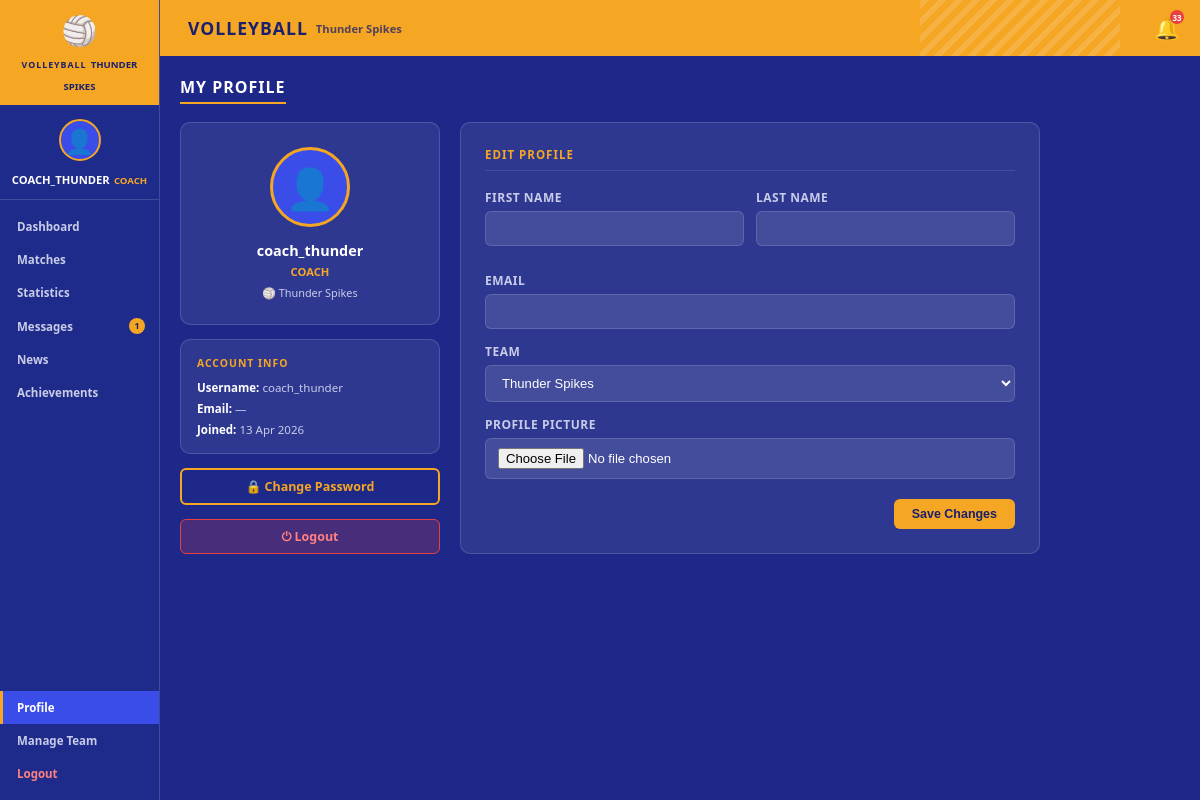
The app's page /profile/ (signed in) with its own data.
### scheduling/models.py (models this page shows, shortened)
class UserProfile(models.Model):
    ROLE_CHOICES = [
        ('player', 'Player'),
        ('captain', 'Captain'),
        ('coach', 'Coach'),
        ('parent', 'Parent'),
        ('manager', 'Manager'),
    ]
    user = models.OneToOneField(User, on_delete=models.CASCADE, related_name='profile')
    role = models.CharField(max_length=20, choices=ROLE_CHOICES, default='player')
    team = models.ForeignKey(Team, on_delete=models.SET_NULL, null=True, blank=True, related_name='members')
    avatar = models.ImageField(upload_to='avatars/', null=True, blank=True)

class Team(models.Model):
    name = models.CharField(max_length=100)
    created_at = models.DateTimeField(auto_now_add=True)
    def __str__(self):
        return self.name

### accounts/views.py (the view)
# urls.py: path('profile/',         views.profile_view,         name='profile'),
@login_required
def profile_view(request):
    profile, _ = UserProfile.objects.get_or_create(user=request.user)
    if request.method == 'POST':
        form = ProfileUpdateForm(request.POST, request.FILES, instance=profile, user=request.user)
        if form.is_valid():
            request.user.first_name = form.cleaned_data['first_name']
            request.user.last_name  = form.cleaned_data['last_name']
            request.user.email      = form.cleaned_data['email']
            request.user.save()
            form.save()
            messages.success(request, "Profile updated successfully.")
            return redirect('profile')
    else:
        form = ProfileUpdateForm(instance=profile, user=request.user)
    return render(request, 'accounts/profile.html', {
        'form': form,
        'profile': profile,
        'active_page': 'profile',
    })

### accounts/forms.py
class ProfileUpdateForm(forms.ModelForm):
    first_name = forms.CharField(
        required=False,
        widget=forms.TextInput(attrs={'class': 'form-input'}),
    )
    last_name = forms.CharField(
        required=False,
        widget=forms.TextInput(attrs={'class': 'form-input'}),
    )
    email = forms.EmailField(
        required=False,
        widget=forms.EmailInput(attrs={'class': 'form-input'}),
    )
    team = forms.ModelChoiceField(
        queryset=Team.objects.all(),
        required=False,
        empty_label='— No team —',
        widget=forms.Select(attrs={'class': 'form-input'}),
    )
    avatar = forms.ImageField(
        required=False,
        widget=forms.FileInput(attrs={'class': 'form-input'}),
    )
    class Meta:
        model = UserProfile
        fields = ['team', 'avatar']
    def __init__(self, *args, user=None, **kwargs):
        super().__init__(*args, **kwargs)
        if user:
            self.fields['first_name'].initial = user.first_name
            self.fields['last_name'].initial = user.last_name
            self.fields['email'].initial = user.email

### volleyball_project/templates/accounts/profile.html (shortened to what this page needs)
{% extends 'base.html' %}
{% load static %}
{% block page_title %}VOLLEYBALL{% endblock %}
{% block page_subtitle %}{{ request.user.profile.team.name|default:"TEAM NAME" }}{% endblock %}
{% block content %}
<div class="section-header">
    <h2 class="section-title">MY PROFILE</h2>
</div>
<div style="display:grid; grid-template-columns:260px 1fr; gap:20px; max-width:860px;">
    <div style="display:flex; flex-direction:column; gap:14px;">
        <div style="background:rgba(255,255,255,0.08); border-radius:10px; padding:24px; border:1px solid rgba(255,255,255,0.15); text-align:center;">
            <div style="width:80px; height:80px; border-radius:50%; background:var(--blue-light); margin:0 auto 14px; display:flex; align-items:center; justify-content:center; font-size:2.5rem; border:3px solid var(--orange); overflow:hidden;">
                {% if profile.avatar %}
                    <img src="{{ profile.avatar.url }}" alt="avatar" style="width:100%; height:100%; object-fit:cover;">
                {% else %}
                    👤
                {% endif %}
            </div>
            <div style="font-size:0.9rem; font-weight:800; color:var(--white);">{{ request.user.get_full_name|default:request.user.username }}</div>
            <div style="font-size:0.7rem; color:var(--orange); font-weight:700; margin-top:4px; text-transform:uppercase;">{{ profile.get_role_display }}</div>
            {% if profile.team %}
            <div style="font-size:0.68rem; color:var(--gray-mid); margin-top:6px;">🏐 {{ profile.team.name }}</div>
            {% endif %}
        </div>
        <div style="background:rgba(255,255,255,0.08); border-radius:10px; padding:16px; border:1px solid rgba(255,255,255,0.15);">
            <div style="font-size:0.65rem; font-weight:800; color:var(--orange); text-transform:uppercase; letter-spacing:1px; margin-bottom:10px;">Account Info</div>
            <div style="font-size:0.72rem; color:var(--gray-mid); margin-bottom:6px;">
                <span style="color:var(--white); font-weight:600;">Username:</span> {{ request.user.username }}
            </div>
            <div style="font-size:0.72rem; color:var(--gray-mid); margin-bottom:6px;">
                <span style="color:var(--white); font-weight:600;">Email:</span> {{ request.user.email|default:"—" }}
            </div>
            <div style="font-size:0.72rem; color:var(--gray-mid);">
                <span style="color:var(--white); font-weight:600;">Joined:</span> {{ request.user.date_joined|date:"d M Y" }}
            </div>
        </div>
        <a href="{% url 'change_password' %}" class="btn btn-outline" style="text-align:center;">🔒 Change Password</a>
        <a href="{% url 'logout' %}" class="btn" style="text-align:center; background:rgba(232,64,64,0.2); border:1px solid #e84040; color:#ff8080;">⏻ Logout</a>
    </div>
    <div style="background:rgba(255,255,255,0.08); border-radius:10px; padding:24px; border:1px solid rgba(255,255,255,0.15);">
        <div style="font-size:0.72rem; font-weight:800; color:var(--orange); text-transform:uppercase; letter-spacing:1px; margin-bottom:18px; border-bottom:1px solid rgba(255,255,255,0.1); padding-bottom:8px;">Edit Profile</div>
        <form method="post" enctype="multipart/form-data" novalidate>
            <div style="display:grid; grid-template-columns:1fr 1fr; gap:12px;">
                <div class="form-group">
                    <label class="form-label">First Name</label>
                    {{ form.first_name }}
                </div>
                <div class="form-group">
                    <label class="form-label">Last Name</label>
                    {{ form.last_name }}
                </div>
            </div>
            <div class="form-group" style="margin-top:12px;">
                <label class="form-label">Email</label>
                {{ form.email }}
            </div>
            <div class="form-group" style="margin-top:12px;">
                <label class="form-label">Team</label>
                {{ form.team }}
            </div>
            <div class="form-group" style="margin-top:12px;">
                <label class="form-label">Profile Picture</label>
                {{ form.avatar }}
            </div>
            <div style="margin-top:20px; display:flex; justify-content:flex-end;">
                <button type="submit" class="btn btn-orange">Save Changes</button>
            </div>
        </form>
    </div>
</div>
{% endblock %}

### volleyball_project/templates/base.html (shortened to what this page needs)
<!DOCTYPE html>
<html lang="en">
<head>
    {% load static %}
    <link rel="stylesheet" href="{% static 'css/volleyball.css' %}">
</head>
<body>
    <div class="app-layout">
        <aside class="sidebar">
            <div class="sidebar-header">
                <div class="team-logo">
                    <div class="volleyball-icon">🏐</div>
                    <div class="team-info">
                        <span class="team-label">VOLLEYBALL</span>
                        <span class="team-name">{{ request.user.profile.team.name|default:"TEAM NAME" }}</span>
                    </div>
                </div>
            </div>
            <div class="user-profile">
                <div class="avatar">
                    {% if request.user.profile.avatar %}
                        <img src="{{ request.user.profile.avatar.url }}" alt="avatar">
                    {% else %}
                        <div class="avatar-placeholder">👤</div>
                    {% endif %}
                </div>
                <div class="user-details">
                    <span class="username">{{ request.user.username }}</span>
                    <span class="user-role">{{ request.user.profile.get_role_display|default:"Player"|upper }}</span>
                </div>
            </div>
            <nav class="sidebar-nav">
                <a href="{% url 'dashboard' %}" class="nav-item {% if active_page == 'dashboard' %}active{% endif %}">
                    Dashboard
                </a>
                <a href="{% url 'matches' %}" class="nav-item {% if active_page == 'matches' %}active{% endif %}">
                    Matches
                </a>
                <a href="{% url 'statistics' %}" class="nav-item {% if active_page == 'statistics' %}active{% endif %}">
                    Statistics
                </a>
                <a href="{% url 'messages' %}" class="nav-item {% if active_page == 'messages' %}active{% endif %}" style="display:flex; justify-content:space-between; align-items:center;">
                    Messages
                    <span id="msg-badge" style="display:none; background:#f5a623; color:#1a1f6e; border-radius:50%; width:16px; height:16px; font-size:0.55rem; font-weight:900; align-items:center; justify-content:center;"></span>
                </a>
                <a href="{% url 'news' %}" class="nav-item {% if active_page == 'news' %}active{% endif %}">
                    News
                </a>
                <a href="{% url 'achievements' %}" class="nav-item {% if active_page == 'achievements' %}active{% endif %}">
                    Achievements
                </a>
                <a href="{% url 'profile' %}" class="nav-item {% if active_page == 'profile' %}active{% endif %}" style="margin-top:auto;">
                    Profile
                </a>
                {% if request.user.profile.role in 'coach,manager' %}
                <a href="{% url 'manage_team_members' %}" class="nav-item {% if active_page == 'manage_team' %}active{% endif %}">
                    Manage Team
                </a>
                {% endif %}
                <a href="{% url 'logout' %}" class="nav-item" style="color:#ff8080;">
                    Logout
                </a>
            </nav>
        </aside>
        <main class="main-content">
            <header class="top-header">
                <div class="header-title">
                    <h1>{% block page_title %}VOLLEYBALL{% endblock %}</h1>
                    <span class="header-subtitle">{% block page_subtitle %}{% endblock %}</span>
                </div>
                <div class="header-actions">
                    <a href="{% url 'notifications' %}" class="bell-btn" title="Notifications" style="position:relative;">
                        🔔
                        <span id="notif-badge" style="display:none; position:absolute; top:-4px; right:-4px; background:#e84040; color:#fff; border-radius:50%; width:14px; height:14px; font-size:0.5rem; font-weight:900; align-items:center; justify-content:center;"></span>
                    </a>
                </div>
            </header>
            <div class="page-body">
                {% block content %}{% endblock %}
            </div>
        </main>
    </div>
</body>
</html>

### volleyball_project/static/css/volleyball.css (style rules this page uses)
:root { --blue-dark: #1a1f6e; --blue-mid: #2a35c9; --blue-light: #3b4de8; --blue-sidebar: #1e2b8a; --orange: #f5a623; --orange-dark: #e08800; --white: #ffffff; --gray-light: #f0f2ff; --gray-mid: #c8cce8; --gray-text: #7a80b0; --red: #e84040; --green: #27ae60; --border: rgba(255,255,255,0.15); --shadow: 0 4px 16px rgba(26,31,110,0.18); --radius: 10px; --radius-sm: 6px; }
* { box-sizing: border-box; margin: 0; padding: 0; }
body { font-family: 'Segoe UI', Arial, sans-serif; background: #0f1450; color: var(--white); min-height: 100vh; }
.app-layout { display: flex; min-height: 100vh; }
.sidebar { width: 160px; min-height: 100vh; background: var(--blue-sidebar); display: flex; flex-direction: column; padding: 0; flex-shrink: 0; border-right: 1px solid var(--border); }
.sidebar-header { background: var(--orange); padding: 10px 8px; text-align: center; }
.team-logo { display: flex; flex-direction: column; align-items: center; gap: 2px; }
.volleyball-icon { font-size: 1.8rem; }
.team-label { font-size: 0.55rem; font-weight: 800; color: var(--blue-dark); letter-spacing: 1px; text-transform: uppercase; }
.team-name { font-size: 0.6rem; font-weight: 700; color: var(--blue-dark); text-transform: uppercase; }
.user-profile { display: flex; flex-direction: column; align-items: center; padding: 14px 8px 10px; border-bottom: 1px solid var(--border); gap: 6px; }
.avatar { width: 42px; height: 42px; border-radius: 50%; background: var(--blue-light); overflow: hidden; display: flex; align-items: center; justify-content: center; border: 2px solid var(--orange); }
.avatar-placeholder { font-size: 1.5rem; }
.username { font-size: 0.7rem; font-weight: 700; text-align: center; text-transform: uppercase; }
.user-role { font-size: 0.6rem; color: var(--orange); font-weight: 600; text-align: center; }
.sidebar-nav { display: flex; flex-direction: column; padding: 10px 0; flex: 1; }
.nav-item { display: block; padding: 9px 14px; font-size: 0.72rem; font-weight: 600; color: var(--gray-mid); text-decoration: none; border-left: 3px solid transparent; transition: all 0.15s ease; text-transform: capitalize; }
.nav-item:hover, .nav-item.active { background: var(--blue-light); color: var(--white); border-left-color: var(--orange); }
.main-content { flex: 1; display: flex; flex-direction: column; background: #1e2888; min-height: 100vh; }
.top-header { display: flex; align-items: center; justify-content: space-between; padding: 0 20px; background: var(--orange); height: 56px; position: relative; overflow: hidden; }
.top-header::before { content: ''; position: absolute; right: 80px; top: 0; width: 200px; height: 100%; background: repeating-linear-gradient( -45deg, transparent, transparent 6px, rgba(255,255,255,0.15) 6px, rgba(255,255,255,0.15) 12px ); }
.header-title { display: flex; align-items: center; gap: 8px; position: relative; z-index: 1; }
.header-title h1 { font-size: 1.1rem; font-weight: 900; color: var(--blue-dark); letter-spacing: 1px; }
.header-subtitle { font-size: 0.7rem; font-weight: 700; color: var(--blue-dark); opacity: 0.75; }
.bell-btn { font-size: 1.3rem; text-decoration: none; position: relative; z-index: 1; color: var(--blue-dark); }
.page-body { padding: 20px; flex: 1; }
.section-header { display: flex; align-items: center; justify-content: space-between; margin-bottom: 18px; }
.section-title { font-size: 1rem; font-weight: 800; color: var(--white); letter-spacing: 1px; border-bottom: 2px solid var(--orange); padding-bottom: 4px; }
.btn { padding: 8px 18px; border-radius: var(--radius-sm); font-size: 0.78rem; font-weight: 700; cursor: pointer; border: none; text-decoration: none; display: inline-block; transition: all 0.15s ease; }
.btn-orange { background: var(--orange); color: var(--blue-dark); }
.btn-outline { background: transparent; border: 2px solid var(--orange); color: var(--orange); }
.form-group { margin-bottom: 14px; }
.form-label { display: block; font-size: 0.75rem; font-weight: 700; color: var(--gray-mid); margin-bottom: 5px; text-transform: uppercase; letter-spacing: 0.5px; }
.form-input, input.form-input, select.form-input, textarea.form-input { width: 100%; padding: 9px 12px; background: rgba(255,255,255,0.1); border: 1px solid var(--border); border-radius: var(--radius-sm); color: var(--white); font-size: 0.82rem; outline: none; transition: border-color 0.15s; }
select.form-input option { background: var(--blue-dark); color: var(--white); }

### records on screen
UserProfile: role "COACH", team.name "Thunder Spikes", team "Thunder Spikes"

### other values on screen
{{ request.user.profile.team.name|default:"TEAM NAME" }} "THUNDER SPIKES"
{{ request.user.username }} "COACH_THUNDER"
{{ request.user.profile.get_role_display|default:"Player"|upper }} "COACH"
{{ request.user.profile.team.name|default:"TEAM NAME" }} "Thunder Spikes"
{{ request.user.get_full_name|default:request.user.username }} "coach_thunder"
{{ request.user.username }} "coach_thunder"
{{ request.user.email|default:"—" }} "—"
{{ request.user.date_joined|date:"d M Y" }} "13 Apr 2026"
